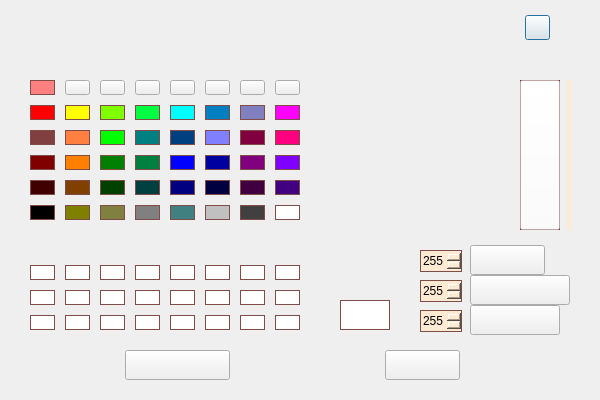
<?xml version="1.0" encoding="UTF-8"?>
<ui version="4.0">
 <class>ColorClass</class>
 <widget class="QDialog" name="ColorClass">
  <property name="geometry">
   <rect>
    <x>0</x>
    <y>0</y>
    <width>600</width>
    <height>400</height>
   </rect>
  </property>
  <property name="windowTitle">
   <string>颜色设置</string>
  </property>
  <property name="windowIcon">
   <iconset resource="Notepad.qrc">
    <normaloff>:/icon/mainicon/picture_notepad/icon/icon_main_mainwindow.png</normaloff>:/icon/mainicon/picture_notepad/icon/icon_main_mainwindow.png</iconset>
  </property>
  <property name="windowOpacity">
   <double>5.000000000000000</double>
  </property>
  <property name="sizeGripEnabled">
   <bool>false</bool>
  </property>
  <widget class="QPushButton" name="pushButton_close_window">
   <property name="geometry">
    <rect>
     <x>525</x>
     <y>15</y>
     <width>25</width>
     <height>25</height>
    </rect>
   </property>
   <property name="styleSheet">
    <string notr="true">border-image: url(:/icon/manage/picture_notepad/icon/window_close.png);</string>
   </property>
   <property name="text">
    <string/>
   </property>
  </widget>
  <widget class="QLabel" name="label_1">
   <property name="geometry">
    <rect>
     <x>340</x>
     <y>300</y>
     <width>50</width>
     <height>30</height>
    </rect>
   </property>
   <property name="styleSheet">
    <string notr="true">QLabel
{
    background: rgb(255,255,255);
    border:1px solid rgb(128,76,71);
}</string>
   </property>
   <property name="text">
    <string/>
   </property>
  </widget>
  <widget class="QSpinBox" name="spinBox_1">
   <property name="geometry">
    <rect>
     <x>420</x>
     <y>250</y>
     <width>42</width>
     <height>22</height>
    </rect>
   </property>
   <property name="contextMenuPolicy">
    <enum>Qt::NoContextMenu</enum>
   </property>
   <property name="styleSheet">
    <string notr="true">/*按钮未按下*/
QSpinBox::up-button
{
    image: url(:/picture_notepad/spinbox/picture_notepad/spinbox_style/up_button.png);     
    background: #FDEAD3;
}
QSpinBox::down-button
{
    image: url(:/picture_notepad/spinbox/picture_notepad/spinbox_style/down_button.png); 
    background: #FDEAD3;
}
/*按钮按下*/
QSpinBox::up-button:pressed
{
    image: url(:/picture_notepad/spinbox/picture_notepad/spinbox_style/up_button.png);   
    background: #FDEAD3;     
}
QSpinBox::down-button:pressed
{
    image: url(:/picture_notepad/spinbox/picture_notepad/spinbox_style/down_button.png); 
    background: #FDEAD3;
}
/*总体设置*/
QSpinBox
{
    border: 1px solid #804C47;
    background: #FDEAD3;
}</string>
   </property>
   <property name="maximum">
    <number>255</number>
   </property>
   <property name="value">
    <number>255</number>
   </property>
  </widget>
  <widget class="QSpinBox" name="spinBox_2">
   <property name="geometry">
    <rect>
     <x>420</x>
     <y>280</y>
     <width>42</width>
     <height>22</height>
    </rect>
   </property>
   <property name="contextMenuPolicy">
    <enum>Qt::NoContextMenu</enum>
   </property>
   <property name="styleSheet">
    <string notr="true">/*按钮未按下*/
QSpinBox::up-button
{
    image: url(:/picture_notepad/spinbox/picture_notepad/spinbox_style/up_button.png);     
    background: #FDEAD3;
}
QSpinBox::down-button
{
    image: url(:/picture_notepad/spinbox/picture_notepad/spinbox_style/down_button.png); 
    background: #FDEAD3;
}
/*按钮按下*/
QSpinBox::up-button:pressed
{
    image: url(:/picture_notepad/spinbox/picture_notepad/spinbox_style/up_button.png);   
    background: #FDEAD3;     
}
QSpinBox::down-button:pressed
{
    image: url(:/picture_notepad/spinbox/picture_notepad/spinbox_style/down_button.png); 
    background: #FDEAD3;
}
/*总体设置*/
QSpinBox
{
    border: 1px solid #804C47;
    background: #FDEAD3;
}</string>
   </property>
   <property name="maximum">
    <number>255</number>
   </property>
   <property name="value">
    <number>255</number>
   </property>
  </widget>
  <widget class="QSpinBox" name="spinBox_3">
   <property name="geometry">
    <rect>
     <x>420</x>
     <y>310</y>
     <width>42</width>
     <height>22</height>
    </rect>
   </property>
   <property name="contextMenuPolicy">
    <enum>Qt::NoContextMenu</enum>
   </property>
   <property name="styleSheet">
    <string notr="true">/*按钮未按下*/
QSpinBox::up-button
{
    image: url(:/picture_notepad/spinbox/picture_notepad/spinbox_style/up_button.png);     
    background: #FDEAD3;
}
QSpinBox::down-button
{
    image: url(:/picture_notepad/spinbox/picture_notepad/spinbox_style/down_button.png); 
    background: #FDEAD3;
}
/*按钮按下*/
QSpinBox::up-button:pressed
{
    image: url(:/picture_notepad/spinbox/picture_notepad/spinbox_style/up_button.png);   
    background: #FDEAD3;     
}
QSpinBox::down-button:pressed
{
    image: url(:/picture_notepad/spinbox/picture_notepad/spinbox_style/down_button.png); 
    background: #FDEAD3;
}
/*总体设置*/
QSpinBox
{
    border: 1px solid #804C47;
    background: #FDEAD3;
}</string>
   </property>
   <property name="maximum">
    <number>255</number>
   </property>
   <property name="value">
    <number>255</number>
   </property>
  </widget>
  <widget class="QLabel" name="label_2">
   <property name="geometry">
    <rect>
     <x>340</x>
     <y>80</y>
     <width>150</width>
     <height>150</height>
    </rect>
   </property>
   <property name="styleSheet">
    <string notr="true"/>
   </property>
   <property name="text">
    <string/>
   </property>
   <property name="pixmap">
    <pixmap resource="Notepad.qrc">:/picture_notepad/color/picture_notepad/color_style/right_style.png</pixmap>
   </property>
   <property name="margin">
    <number>0</number>
   </property>
  </widget>
  <widget class="QLabel" name="label_3">
   <property name="geometry">
    <rect>
     <x>520</x>
     <y>80</y>
     <width>40</width>
     <height>150</height>
    </rect>
   </property>
   <property name="styleSheet">
    <string notr="true">QLabel
{
    background: rgb(255,255,255,0);
    border:2px solid rgb(128,76,71);
}</string>
   </property>
   <property name="text">
    <string/>
   </property>
  </widget>
  <widget class="QPushButton" name="pushButton_accept">
   <property name="geometry">
    <rect>
     <x>125</x>
     <y>350</y>
     <width>105</width>
     <height>30</height>
    </rect>
   </property>
   <property name="styleSheet">
    <string notr="true">border-image: url(:/picture_notepad/dialogicon/picture_notepad/icon/dialog_color_accept_normal.png);
border-image: url(:/picture_notepad/dialogicon/picture_notepad/icon/dialog_color_accept_pressed.png);</string>
   </property>
   <property name="text">
    <string/>
   </property>
  </widget>
  <widget class="QPushButton" name="pushButton_exit">
   <property name="geometry">
    <rect>
     <x>385</x>
     <y>350</y>
     <width>75</width>
     <height>30</height>
    </rect>
   </property>
   <property name="styleSheet">
    <string notr="true">border-image: url(:/picture_notepad/dialogicon/picture_notepad/icon/dialog_color_exit_normal.png);
border-image: url(:/picture_notepad/dialogicon/picture_notepad/icon/dialog_color_exit_pressed.png);</string>
   </property>
   <property name="text">
    <string/>
   </property>
  </widget>
  <widget class="QPushButton" name="pushButton_remove">
   <property name="geometry">
    <rect>
     <x>470</x>
     <y>275</y>
     <width>100</width>
     <height>30</height>
    </rect>
   </property>
   <property name="styleSheet">
    <string notr="true">border-image: url(:/picture_notepad/dialogicon/picture_notepad/icon/dialog_color_remove_normal.png);
border-image: url(:/picture_notepad/dialogicon/picture_notepad/icon/dialog_color_remove_pressed.png);</string>
   </property>
   <property name="text">
    <string/>
   </property>
  </widget>
  <widget class="QPushButton" name="pushButton_add">
   <property name="geometry">
    <rect>
     <x>470</x>
     <y>245</y>
     <width>75</width>
     <height>30</height>
    </rect>
   </property>
   <property name="maximumSize">
    <size>
     <width>16777215</width>
     <height>16777215</height>
    </size>
   </property>
   <property name="styleSheet">
    <string notr="true">border-image: url(:/picture_notepad/dialogicon/picture_notepad/icon/dialog_color_add_normal.png);
border-image: url(:/picture_notepad/dialogicon/picture_notepad/icon/dialog_color_add_pressed.png);</string>
   </property>
   <property name="text">
    <string/>
   </property>
  </widget>
  <widget class="QPushButton" name="pushButton_color_1">
   <property name="geometry">
    <rect>
     <x>30</x>
     <y>80</y>
     <width>25</width>
     <height>15</height>
    </rect>
   </property>
   <property name="styleSheet">
    <string notr="true">QPushButton
{
    background: rgb(255,128,128);
    border:1px solid rgb(128,76,71);
}</string>
   </property>
   <property name="text">
    <string/>
   </property>
  </widget>
  <widget class="QPushButton" name="pushButton_color_2">
   <property name="geometry">
    <rect>
     <x>65</x>
     <y>80</y>
     <width>25</width>
     <height>15</height>
    </rect>
   </property>
   <property name="styleSheet">
    <string notr="true">QPushButton
{
    background: rgb(255,255,128);
    border:1px solid rgb(128,76,71);
}pushButton_color_1</string>
   </property>
   <property name="text">
    <string/>
   </property>
  </widget>
  <widget class="QPushButton" name="pushButton_color_3">
   <property name="enabled">
    <bool>true</bool>
   </property>
   <property name="geometry">
    <rect>
     <x>100</x>
     <y>80</y>
     <width>25</width>
     <height>15</height>
    </rect>
   </property>
   <property name="styleSheet">
    <string notr="true">QPushButton
{
    background: rgb(128,255,128);
    border:1px solid rgb(128,76,71);
}pushButton_color_1</string>
   </property>
   <property name="text">
    <string/>
   </property>
  </widget>
  <widget class="QPushButton" name="pushButton_color_4">
   <property name="enabled">
    <bool>true</bool>
   </property>
   <property name="geometry">
    <rect>
     <x>135</x>
     <y>80</y>
     <width>25</width>
     <height>15</height>
    </rect>
   </property>
   <property name="styleSheet">
    <string notr="true">QPushButton
{
    background: rgb(0,255,128);
    border:1px solid rgb(128,76,71);
}pushButton_color_1</string>
   </property>
   <property name="text">
    <string/>
   </property>
  </widget>
  <widget class="QPushButton" name="pushButton_color_5">
   <property name="enabled">
    <bool>true</bool>
   </property>
   <property name="geometry">
    <rect>
     <x>170</x>
     <y>80</y>
     <width>25</width>
     <height>15</height>
    </rect>
   </property>
   <property name="styleSheet">
    <string notr="true">QPushButton
{
    background: rgb(128,255,255);
    border:1px solid rgb(128,76,71);
}pushButton_color_1</string>
   </property>
   <property name="text">
    <string/>
   </property>
  </widget>
  <widget class="QPushButton" name="pushButton_color_6">
   <property name="enabled">
    <bool>true</bool>
   </property>
   <property name="geometry">
    <rect>
     <x>205</x>
     <y>80</y>
     <width>25</width>
     <height>15</height>
    </rect>
   </property>
   <property name="styleSheet">
    <string notr="true">QPushButton
{
    background: rgb(0,128,255);
    border:1px solid rgb(128,76,71);
}pushButton_color_1</string>
   </property>
   <property name="text">
    <string/>
   </property>
  </widget>
  <widget class="QPushButton" name="pushButton_color_7">
   <property name="enabled">
    <bool>true</bool>
   </property>
   <property name="geometry">
    <rect>
     <x>240</x>
     <y>80</y>
     <width>25</width>
     <height>15</height>
    </rect>
   </property>
   <property name="styleSheet">
    <string notr="true">QPushButton
{
    background: rgb(255,128,192);
    border:1px solid rgb(128,76,71);
}pushButton_color_1</string>
   </property>
   <property name="text">
    <string/>
   </property>
  </widget>
  <widget class="QPushButton" name="pushButton_color_8">
   <property name="enabled">
    <bool>true</bool>
   </property>
   <property name="geometry">
    <rect>
     <x>275</x>
     <y>80</y>
     <width>25</width>
     <height>15</height>
    </rect>
   </property>
   <property name="styleSheet">
    <string notr="true">QPushButton
{
    background: rgb(255,128,255);
    border:1px solid rgb(128,76,71);
}pushButton_color_1</string>
   </property>
   <property name="text">
    <string/>
   </property>
  </widget>
  <widget class="QPushButton" name="pushButton_color_9">
   <property name="geometry">
    <rect>
     <x>30</x>
     <y>105</y>
     <width>25</width>
     <height>15</height>
    </rect>
   </property>
   <property name="styleSheet">
    <string notr="true">QPushButton
{
    background: rgb(255,0,0);
    border:1px solid rgb(128,76,71);
}</string>
   </property>
   <property name="text">
    <string/>
   </property>
  </widget>
  <widget class="QPushButton" name="pushButton_color_10">
   <property name="geometry">
    <rect>
     <x>65</x>
     <y>105</y>
     <width>25</width>
     <height>15</height>
    </rect>
   </property>
   <property name="styleSheet">
    <string notr="true">QPushButton
{
    background: rgb(255,255,0);
    border:1px solid rgb(128,76,71);
}</string>
   </property>
   <property name="text">
    <string/>
   </property>
  </widget>
  <widget class="QPushButton" name="pushButton_color_11">
   <property name="geometry">
    <rect>
     <x>100</x>
     <y>105</y>
     <width>25</width>
     <height>15</height>
    </rect>
   </property>
   <property name="styleSheet">
    <string notr="true">QPushButton
{
    background: rgb(128,255,0);
    border:1px solid rgb(128,76,71);
}</string>
   </property>
   <property name="text">
    <string/>
   </property>
  </widget>
  <widget class="QPushButton" name="pushButton_color_12">
   <property name="geometry">
    <rect>
     <x>135</x>
     <y>105</y>
     <width>25</width>
     <height>15</height>
    </rect>
   </property>
   <property name="styleSheet">
    <string notr="true">QPushButton
{
    background: rgb(0,255,64);
    border:1px solid rgb(128,76,71);
}</string>
   </property>
   <property name="text">
    <string/>
   </property>
  </widget>
  <widget class="QPushButton" name="pushButton_color_13">
   <property name="geometry">
    <rect>
     <x>170</x>
     <y>105</y>
     <width>25</width>
     <height>15</height>
    </rect>
   </property>
   <property name="styleSheet">
    <string notr="true">QPushButton
{
    background: rgb(0,255,255);
    border:1px solid rgb(128,76,71);
}</string>
   </property>
   <property name="text">
    <string/>
   </property>
  </widget>
  <widget class="QPushButton" name="pushButton_color_14">
   <property name="geometry">
    <rect>
     <x>205</x>
     <y>105</y>
     <width>25</width>
     <height>15</height>
    </rect>
   </property>
   <property name="styleSheet">
    <string notr="true">QPushButton
{
    background: rgb(0,128,192);
    border:1px solid rgb(128,76,71);
}</string>
   </property>
   <property name="text">
    <string/>
   </property>
  </widget>
  <widget class="QPushButton" name="pushButton_color_15">
   <property name="geometry">
    <rect>
     <x>240</x>
     <y>105</y>
     <width>25</width>
     <height>15</height>
    </rect>
   </property>
   <property name="styleSheet">
    <string notr="true">QPushButton
{
    background: rgb(128,128,192);
    border:1px solid rgb(128,76,71);
}</string>
   </property>
   <property name="text">
    <string/>
   </property>
  </widget>
  <widget class="QPushButton" name="pushButton_color_16">
   <property name="geometry">
    <rect>
     <x>275</x>
     <y>105</y>
     <width>25</width>
     <height>15</height>
    </rect>
   </property>
   <property name="styleSheet">
    <string notr="true">QPushButton
{
    background: rgb(255,0,255);
    border:1px solid rgb(128,76,71);
}</string>
   </property>
   <property name="text">
    <string/>
   </property>
  </widget>
  <widget class="QPushButton" name="pushButton_color_17">
   <property name="geometry">
    <rect>
     <x>30</x>
     <y>130</y>
     <width>25</width>
     <height>15</height>
    </rect>
   </property>
   <property name="styleSheet">
    <string notr="true">QPushButton
{
    background: rgb(128,64,64);
    border:1px solid rgb(128,76,71);
}</string>
   </property>
   <property name="text">
    <string/>
   </property>
  </widget>
  <widget class="QPushButton" name="pushButton_color_18">
   <property name="geometry">
    <rect>
     <x>65</x>
     <y>130</y>
     <width>25</width>
     <height>15</height>
    </rect>
   </property>
   <property name="styleSheet">
    <string notr="true">QPushButton
{
    background: rgb(255,128,64);
    border:1px solid rgb(128,76,71);
}</string>
   </property>
   <property name="text">
    <string/>
   </property>
  </widget>
  <widget class="QPushButton" name="pushButton_color_19">
   <property name="geometry">
    <rect>
     <x>100</x>
     <y>130</y>
     <width>25</width>
     <height>15</height>
    </rect>
   </property>
   <property name="styleSheet">
    <string notr="true">QPushButton
{
    background: rgb(0,255,0);
    border:1px solid rgb(128,76,71);
}</string>
   </property>
   <property name="text">
    <string/>
   </property>
  </widget>
  <widget class="QPushButton" name="pushButton_color_20">
   <property name="geometry">
    <rect>
     <x>135</x>
     <y>130</y>
     <width>25</width>
     <height>15</height>
    </rect>
   </property>
   <property name="styleSheet">
    <string notr="true">QPushButton
{
    background: rgb(0,128,128);
    border:1px solid rgb(128,76,71);
}</string>
   </property>
   <property name="text">
    <string/>
   </property>
  </widget>
  <widget class="QPushButton" name="pushButton_color_21">
   <property name="geometry">
    <rect>
     <x>170</x>
     <y>130</y>
     <width>25</width>
     <height>15</height>
    </rect>
   </property>
   <property name="styleSheet">
    <string notr="true">QPushButton
{
    background: rgb(0,64,128);
    border:1px solid rgb(128,76,71);
}</string>
   </property>
   <property name="text">
    <string/>
   </property>
  </widget>
  <widget class="QPushButton" name="pushButton_color_22">
   <property name="geometry">
    <rect>
     <x>205</x>
     <y>130</y>
     <width>25</width>
     <height>15</height>
    </rect>
   </property>
   <property name="styleSheet">
    <string notr="true">QPushButton
{
    background: rgb(128,128,255);
    border:1px solid rgb(128,76,71);
}</string>
   </property>
   <property name="text">
    <string/>
   </property>
  </widget>
  <widget class="QPushButton" name="pushButton_color_23">
   <property name="geometry">
    <rect>
     <x>240</x>
     <y>130</y>
     <width>25</width>
     <height>15</height>
    </rect>
   </property>
   <property name="styleSheet">
    <string notr="true">QPushButton
{
    background: rgb(128,0,64);
    border:1px solid rgb(128,76,71);
}</string>
   </property>
   <property name="text">
    <string/>
   </property>
  </widget>
  <widget class="QPushButton" name="pushButton_color_24">
   <property name="geometry">
    <rect>
     <x>275</x>
     <y>130</y>
     <width>25</width>
     <height>15</height>
    </rect>
   </property>
   <property name="styleSheet">
    <string notr="true">QPushButton
{
    background: rgb(255,0,128);
    border:1px solid rgb(128,76,71);
}</string>
   </property>
   <property name="text">
    <string/>
   </property>
  </widget>
  <widget class="QPushButton" name="pushButton_color_25">
   <property name="geometry">
    <rect>
     <x>30</x>
     <y>155</y>
     <width>25</width>
     <height>15</height>
    </rect>
   </property>
   <property name="styleSheet">
    <string notr="true">QPushButton
{
    background: rgb(128,0,0);
    border:1px solid rgb(128,76,71);
}</string>
   </property>
   <property name="text">
    <string/>
   </property>
  </widget>
  <widget class="QPushButton" name="pushButton_color_26">
   <property name="geometry">
    <rect>
     <x>65</x>
     <y>155</y>
     <width>25</width>
     <height>15</height>
    </rect>
   </property>
   <property name="styleSheet">
    <string notr="true">QPushButton
{
    background: rgb(255,128,0);
    border:1px solid rgb(128,76,71);
}</string>
   </property>
   <property name="text">
    <string/>
   </property>
  </widget>
  <widget class="QPushButton" name="pushButton_color_27">
   <property name="geometry">
    <rect>
     <x>100</x>
     <y>155</y>
     <width>25</width>
     <height>15</height>
    </rect>
   </property>
   <property name="styleSheet">
    <string notr="true">QPushButton
{
    background: rgb(0,128,0);
    border:1px solid rgb(128,76,71);
}</string>
   </property>
   <property name="text">
    <string/>
   </property>
  </widget>
  <widget class="QPushButton" name="pushButton_color_28">
   <property name="geometry">
    <rect>
     <x>135</x>
     <y>155</y>
     <width>25</width>
     <height>15</height>
    </rect>
   </property>
   <property name="styleSheet">
    <string notr="true">QPushButton
{
    background: rgb(0,128,64);
    border:1px solid rgb(128,76,71);
}</string>
   </property>
   <property name="text">
    <string/>
   </property>
  </widget>
  <widget class="QPushButton" name="pushButton_color_29">
   <property name="geometry">
    <rect>
     <x>170</x>
     <y>155</y>
     <width>25</width>
     <height>15</height>
    </rect>
   </property>
   <property name="styleSheet">
    <string notr="true">QPushButton
{
    background: rgb(0,0,255);
    border:1px solid rgb(128,76,71);
}</string>
   </property>
   <property name="text">
    <string/>
   </property>
  </widget>
  <widget class="QPushButton" name="pushButton_color_30">
   <property name="geometry">
    <rect>
     <x>205</x>
     <y>155</y>
     <width>25</width>
     <height>15</height>
    </rect>
   </property>
   <property name="styleSheet">
    <string notr="true">QPushButton
{
    background: rgb(0,0,160);
    border:1px solid rgb(128,76,71);
}</string>
   </property>
   <property name="text">
    <string/>
   </property>
  </widget>
  <widget class="QPushButton" name="pushButton_color_31">
   <property name="geometry">
    <rect>
     <x>240</x>
     <y>155</y>
     <width>25</width>
     <height>15</height>
    </rect>
   </property>
   <property name="styleSheet">
    <string notr="true">QPushButton
{
    background: rgb(128,0,128);
    border:1px solid rgb(128,76,71);
}</string>
   </property>
   <property name="text">
    <string/>
   </property>
  </widget>
  <widget class="QPushButton" name="pushButton_color_32">
   <property name="geometry">
    <rect>
     <x>275</x>
     <y>155</y>
     <width>25</width>
     <height>15</height>
    </rect>
   </property>
   <property name="styleSheet">
    <string notr="true">QPushButton
{
    background: rgb(128,0,255);
    border:1px solid rgb(128,76,71);
}</string>
   </property>
   <property name="text">
    <string/>
   </property>
  </widget>
  <widget class="QPushButton" name="pushButton_color_33">
   <property name="geometry">
    <rect>
     <x>30</x>
     <y>180</y>
     <width>25</width>
     <height>15</height>
    </rect>
   </property>
   <property name="styleSheet">
    <string notr="true">QPushButton
{
    background: rgb(64,0,0);
    border:1px solid rgb(128,76,71);
}</string>
   </property>
   <property name="text">
    <string/>
   </property>
  </widget>
  <widget class="QPushButton" name="pushButton_color_34">
   <property name="geometry">
    <rect>
     <x>65</x>
     <y>180</y>
     <width>25</width>
     <height>15</height>
    </rect>
   </property>
   <property name="styleSheet">
    <string notr="true">QPushButton
{
    background: rgb(128,64,0);
    border:1px solid rgb(128,76,71);
}</string>
   </property>
   <property name="text">
    <string/>
   </property>
  </widget>
  <widget class="QPushButton" name="pushButton_color_35">
   <property name="geometry">
    <rect>
     <x>100</x>
     <y>180</y>
     <width>25</width>
     <height>15</height>
    </rect>
   </property>
   <property name="styleSheet">
    <string notr="true">QPushButton
{
    background: rgb(0,64,0);
    border:1px solid rgb(128,76,71);
}</string>
   </property>
   <property name="text">
    <string/>
   </property>
  </widget>
  <widget class="QPushButton" name="pushButton_color_36">
   <property name="geometry">
    <rect>
     <x>135</x>
     <y>180</y>
     <width>25</width>
     <height>15</height>
    </rect>
   </property>
   <property name="styleSheet">
    <string notr="true">QPushButton
{
    background: rgb(0,64,64);
    border:1px solid rgb(128,76,71);
}</string>
   </property>
   <property name="text">
    <string/>
   </property>
  </widget>
  <widget class="QPushButton" name="pushButton_color_37">
   <property name="geometry">
    <rect>
     <x>170</x>
     <y>180</y>
     <width>25</width>
     <height>15</height>
    </rect>
   </property>
   <property name="styleSheet">
    <string notr="true">QPushButton
{
    background: rgb(0,0,128);
    border:1px solid rgb(128,76,71);
}</string>
   </property>
   <property name="text">
    <string/>
   </property>
  </widget>
  <widget class="QPushButton" name="pushButton_color_38">
   <property name="geometry">
    <rect>
     <x>205</x>
     <y>180</y>
     <width>25</width>
     <height>15</height>
    </rect>
   </property>
   <property name="styleSheet">
    <string notr="true">QPushButton
{
    background: rgb(0,0,64);
    border:1px solid rgb(128,76,71);
}</string>
   </property>
   <property name="text">
    <string/>
   </property>
  </widget>
  <widget class="QPushButton" name="pushButton_color_39">
   <property name="geometry">
    <rect>
     <x>240</x>
     <y>180</y>
     <width>25</width>
     <height>15</height>
    </rect>
   </property>
   <property name="styleSheet">
    <string notr="true">QPushButton
{
    background: rgb(64,0,64);
    border:1px solid rgb(128,76,71);
}</string>
   </property>
   <property name="text">
    <string/>
   </property>
  </widget>
  <widget class="QPushButton" name="pushButton_color_40">
   <property name="geometry">
    <rect>
     <x>275</x>
     <y>180</y>
     <width>25</width>
     <height>15</height>
    </rect>
   </property>
   <property name="styleSheet">
    <string notr="true">QPushButton
{
    background: rgb(64,0,128);
    border:1px solid rgb(128,76,71);
}</string>
   </property>
   <property name="text">
    <string/>
   </property>
  </widget>
  <widget class="QPushButton" name="pushButton_color_41">
   <property name="geometry">
    <rect>
     <x>30</x>
     <y>205</y>
     <width>25</width>
     <height>15</height>
    </rect>
   </property>
   <property name="styleSheet">
    <string notr="true">QPushButton
{
    background: rgb(0,0,0);
    border:1px solid rgb(128,76,71);
}</string>
   </property>
   <property name="text">
    <string/>
   </property>
  </widget>
  <widget class="QPushButton" name="pushButton_color_42">
   <property name="geometry">
    <rect>
     <x>65</x>
     <y>205</y>
     <width>25</width>
     <height>15</height>
    </rect>
   </property>
   <property name="styleSheet">
    <string notr="true">QPushButton
{
    background: rgb(128,128,0);
    border:1px solid rgb(128,76,71);
}</string>
   </property>
   <property name="text">
    <string/>
   </property>
  </widget>
  <widget class="QPushButton" name="pushButton_color_43">
   <property name="geometry">
    <rect>
     <x>100</x>
     <y>205</y>
     <width>25</width>
     <height>15</height>
    </rect>
   </property>
   <property name="styleSheet">
    <string notr="true">QPushButton
{
    background: rgb(128,128,64);
    border:1px solid rgb(128,76,71);
}</string>
   </property>
   <property name="text">
    <string/>
   </property>
  </widget>
  <widget class="QPushButton" name="pushButton_color_44">
   <property name="geometry">
    <rect>
     <x>135</x>
     <y>205</y>
     <width>25</width>
     <height>15</height>
    </rect>
   </property>
   <property name="styleSheet">
    <string notr="true">QPushButton
{
    background: rgb(128,128,128);
    border:1px solid rgb(128,76,71);
}</string>
   </property>
   <property name="text">
    <string/>
   </property>
  </widget>
  <widget class="QPushButton" name="pushButton_color_45">
   <property name="geometry">
    <rect>
     <x>170</x>
     <y>205</y>
     <width>25</width>
     <height>15</height>
    </rect>
   </property>
   <property name="styleSheet">
    <string notr="true">QPushButton
{
    background: rgb(64,128,128);
    border:1px solid rgb(128,76,71);
}</string>
   </property>
   <property name="text">
    <string/>
   </property>
  </widget>
  <widget class="QPushButton" name="pushButton_color_46">
   <property name="geometry">
    <rect>
     <x>205</x>
     <y>205</y>
     <width>25</width>
     <height>15</height>
    </rect>
   </property>
   <property name="styleSheet">
    <string notr="true">QPushButton
{
    background: rgb(192,192,192);
    border:1px solid rgb(128,76,71);
}</string>
   </property>
   <property name="text">
    <string/>
   </property>
  </widget>
  <widget class="QPushButton" name="pushButton_color_47">
   <property name="geometry">
    <rect>
     <x>240</x>
     <y>205</y>
     <width>25</width>
     <height>15</height>
    </rect>
   </property>
   <property name="styleSheet">
    <string notr="true">QPushButton
{
    background: rgb(64,64,64);
    border:1px solid rgb(128,76,71);
}</string>
   </property>
   <property name="text">
    <string/>
   </property>
  </widget>
  <widget class="QPushButton" name="pushButton_color_48">
   <property name="geometry">
    <rect>
     <x>275</x>
     <y>205</y>
     <width>25</width>
     <height>15</height>
    </rect>
   </property>
   <property name="styleSheet">
    <string notr="true">QPushButton
{
    background: rgb(255,255,255);
    border:1px solid rgb(128,76,71);
}</string>
   </property>
   <property name="text">
    <string/>
   </property>
  </widget>
  <widget class="QPushButton" name="pushButton_self_1">
   <property name="geometry">
    <rect>
     <x>30</x>
     <y>265</y>
     <width>25</width>
     <height>15</height>
    </rect>
   </property>
   <property name="styleSheet">
    <string notr="true">QPushButton
{
    background: rgb(255,255,255);
    border:1px solid rgb(128,76,71);
}</string>
   </property>
   <property name="text">
    <string/>
   </property>
  </widget>
  <widget class="QPushButton" name="pushButton_self_2">
   <property name="geometry">
    <rect>
     <x>65</x>
     <y>265</y>
     <width>25</width>
     <height>15</height>
    </rect>
   </property>
   <property name="styleSheet">
    <string notr="true">QPushButton
{
    background: rgb(255,255,255);
    border:1px solid rgb(128,76,71);
}</string>
   </property>
   <property name="text">
    <string/>
   </property>
  </widget>
  <widget class="QPushButton" name="pushButton_self_3">
   <property name="enabled">
    <bool>true</bool>
   </property>
   <property name="geometry">
    <rect>
     <x>100</x>
     <y>265</y>
     <width>25</width>
     <height>15</height>
    </rect>
   </property>
   <property name="styleSheet">
    <string notr="true">QPushButton
{
    background: rgb(255,255,255);
    border:1px solid rgb(128,76,71);
}</string>
   </property>
   <property name="text">
    <string/>
   </property>
  </widget>
  <widget class="QPushButton" name="pushButton_self_4">
   <property name="enabled">
    <bool>true</bool>
   </property>
   <property name="geometry">
    <rect>
     <x>135</x>
     <y>265</y>
     <width>25</width>
     <height>15</height>
    </rect>
   </property>
   <property name="styleSheet">
    <string notr="true">QPushButton
{
    background: rgb(255,255,255);
    border:1px solid rgb(128,76,71);
}</string>
   </property>
   <property name="text">
    <string/>
   </property>
  </widget>
  <widget class="QPushButton" name="pushButton_self_5">
   <property name="enabled">
    <bool>true</bool>
   </property>
   <property name="geometry">
    <rect>
     <x>170</x>
     <y>265</y>
     <width>25</width>
     <height>15</height>
    </rect>
   </property>
   <property name="styleSheet">
    <string notr="true">QPushButton
{
    background: rgb(255,255,255);
    border:1px solid rgb(128,76,71);
}</string>
   </property>
   <property name="text">
    <string/>
   </property>
  </widget>
  <widget class="QPushButton" name="pushButton_self_6">
   <property name="enabled">
    <bool>true</bool>
   </property>
   <property name="geometry">
    <rect>
     <x>205</x>
     <y>265</y>
     <width>25</width>
     <height>15</height>
    </rect>
   </property>
   <property name="styleSheet">
    <string notr="true">QPushButton
{
    background: rgb(255,255,255);
    border:1px solid rgb(128,76,71);
}</string>
   </property>
   <property name="text">
    <string/>
   </property>
  </widget>
  <widget class="QPushButton" name="pushButton_self_7">
   <property name="enabled">
    <bool>true</bool>
   </property>
   <property name="geometry">
    <rect>
     <x>240</x>
     <y>265</y>
     <width>25</width>
     <height>15</height>
    </rect>
   </property>
   <property name="styleSheet">
    <string notr="true">QPushButton
{
    background: rgb(255,255,255);
    border:1px solid rgb(128,76,71);
}</string>
   </property>
   <property name="text">
    <string/>
   </property>
  </widget>
  <widget class="QPushButton" name="pushButton_self_8">
   <property name="enabled">
    <bool>true</bool>
   </property>
   <property name="geometry">
    <rect>
     <x>275</x>
     <y>265</y>
     <width>25</width>
     <height>15</height>
    </rect>
   </property>
   <property name="styleSheet">
    <string notr="true">QPushButton
{
    background: rgb(255,255,255);
    border:1px solid rgb(128,76,71);
}</string>
   </property>
   <property name="text">
    <string/>
   </property>
  </widget>
  <widget class="QPushButton" name="pushButton_self_9">
   <property name="geometry">
    <rect>
     <x>30</x>
     <y>290</y>
     <width>25</width>
     <height>15</height>
    </rect>
   </property>
   <property name="styleSheet">
    <string notr="true">QPushButton
{
    background: rgb(255,255,255);
    border:1px solid rgb(128,76,71);
}</string>
   </property>
   <property name="text">
    <string/>
   </property>
  </widget>
  <widget class="QPushButton" name="pushButton_self_10">
   <property name="geometry">
    <rect>
     <x>65</x>
     <y>290</y>
     <width>25</width>
     <height>15</height>
    </rect>
   </property>
   <property name="styleSheet">
    <string notr="true">QPushButton
{
    background: rgb(255,255,255);
    border:1px solid rgb(128,76,71);
}</string>
   </property>
   <property name="text">
    <string/>
   </property>
  </widget>
  <widget class="QPushButton" name="pushButton_self_11">
   <property name="geometry">
    <rect>
     <x>100</x>
     <y>290</y>
     <width>25</width>
     <height>15</height>
    </rect>
   </property>
   <property name="styleSheet">
    <string notr="true">QPushButton
{
    background: rgb(255,255,255);
    border:1px solid rgb(128,76,71);
}</string>
   </property>
   <property name="text">
    <string/>
   </property>
  </widget>
  <widget class="QPushButton" name="pushButton_self_12">
   <property name="geometry">
    <rect>
     <x>135</x>
     <y>290</y>
     <width>25</width>
     <height>15</height>
    </rect>
   </property>
   <property name="styleSheet">
    <string notr="true">QPushButton
{
    background: rgb(255,255,255);
    border:1px solid rgb(128,76,71);
}</string>
   </property>
   <property name="text">
    <string/>
   </property>
  </widget>
  <widget class="QPushButton" name="pushButton_self_13">
   <property name="geometry">
    <rect>
     <x>170</x>
     <y>290</y>
     <width>25</width>
     <height>15</height>
    </rect>
   </property>
   <property name="styleSheet">
    <string notr="true">QPushButton
{
    background: rgb(255,255,255);
    border:1px solid rgb(128,76,71);
}</string>
   </property>
   <property name="text">
    <string/>
   </property>
  </widget>
  <widget class="QPushButton" name="pushButton_self_14">
   <property name="geometry">
    <rect>
     <x>205</x>
     <y>290</y>
     <width>25</width>
     <height>15</height>
    </rect>
   </property>
   <property name="styleSheet">
    <string notr="true">QPushButton
{
    background: rgb(255,255,255);
    border:1px solid rgb(128,76,71);
}</string>
   </property>
   <property name="text">
    <string/>
   </property>
  </widget>
  <widget class="QPushButton" name="pushButton_self_15">
   <property name="geometry">
    <rect>
     <x>240</x>
     <y>290</y>
     <width>25</width>
     <height>15</height>
    </rect>
   </property>
   <property name="styleSheet">
    <string notr="true">QPushButton
{
    background: rgb(255,255,255);
    border:1px solid rgb(128,76,71);
}</string>
   </property>
   <property name="text">
    <string/>
   </property>
  </widget>
  <widget class="QPushButton" name="pushButton_self_16">
   <property name="geometry">
    <rect>
     <x>275</x>
     <y>290</y>
     <width>25</width>
     <height>15</height>
    </rect>
   </property>
   <property name="styleSheet">
    <string notr="true">QPushButton
{
    background: rgb(255,255,255);
    border:1px solid rgb(128,76,71);
}</string>
   </property>
   <property name="text">
    <string/>
   </property>
  </widget>
  <widget class="QPushButton" name="pushButton_self_17">
   <property name="geometry">
    <rect>
     <x>30</x>
     <y>315</y>
     <width>25</width>
     <height>15</height>
    </rect>
   </property>
   <property name="styleSheet">
    <string notr="true">QPushButton
{
    background: rgb(255,255,255);
    border:1px solid rgb(128,76,71);
}</string>
   </property>
   <property name="text">
    <string/>
   </property>
  </widget>
  <widget class="QPushButton" name="pushButton_self_18">
   <property name="geometry">
    <rect>
     <x>65</x>
     <y>315</y>
     <width>25</width>
     <height>15</height>
    </rect>
   </property>
   <property name="styleSheet">
    <string notr="true">QPushButton
{
    background: rgb(255,255,255);
    border:1px solid rgb(128,76,71);
}</string>
   </property>
   <property name="text">
    <string/>
   </property>
  </widget>
  <widget class="QPushButton" name="pushButton_self_19">
   <property name="geometry">
    <rect>
     <x>100</x>
     <y>315</y>
     <width>25</width>
     <height>15</height>
    </rect>
   </property>
   <property name="styleSheet">
    <string notr="true">QPushButton
{
    background: rgb(255,255,255);
    border:1px solid rgb(128,76,71);
}</string>
   </property>
   <property name="text">
    <string/>
   </property>
  </widget>
  <widget class="QPushButton" name="pushButton_self_20">
   <property name="geometry">
    <rect>
     <x>135</x>
     <y>315</y>
     <width>25</width>
     <height>15</height>
    </rect>
   </property>
   <property name="styleSheet">
    <string notr="true">QPushButton
{
    background: rgb(255,255,255);
    border:1px solid rgb(128,76,71);
}</string>
   </property>
   <property name="text">
    <string/>
   </property>
  </widget>
  <widget class="QPushButton" name="pushButton_self_21">
   <property name="geometry">
    <rect>
     <x>170</x>
     <y>315</y>
     <width>25</width>
     <height>15</height>
    </rect>
   </property>
   <property name="styleSheet">
    <string notr="true">QPushButton
{
    background: rgb(255,255,255);
    border:1px solid rgb(128,76,71);
}</string>
   </property>
   <property name="text">
    <string/>
   </property>
  </widget>
  <widget class="QPushButton" name="pushButton_self_22">
   <property name="geometry">
    <rect>
     <x>205</x>
     <y>315</y>
     <width>25</width>
     <height>15</height>
    </rect>
   </property>
   <property name="styleSheet">
    <string notr="true">QPushButton
{
    background: rgb(255,255,255);
    border:1px solid rgb(128,76,71);
}</string>
   </property>
   <property name="text">
    <string/>
   </property>
  </widget>
  <widget class="QPushButton" name="pushButton_self_23">
   <property name="geometry">
    <rect>
     <x>240</x>
     <y>315</y>
     <width>25</width>
     <height>15</height>
    </rect>
   </property>
   <property name="styleSheet">
    <string notr="true">QPushButton
{
    background: rgb(255,255,255);
    border:1px solid rgb(128,76,71);
}</string>
   </property>
   <property name="text">
    <string/>
   </property>
  </widget>
  <widget class="QPushButton" name="pushButton_self_24">
   <property name="geometry">
    <rect>
     <x>275</x>
     <y>315</y>
     <width>25</width>
     <height>15</height>
    </rect>
   </property>
   <property name="styleSheet">
    <string notr="true">QPushButton
{
    background: rgb(255,255,255);
    border:1px solid rgb(128,76,71);
}</string>
   </property>
   <property name="text">
    <string/>
   </property>
  </widget>
  <widget class="QPushButton" name="pushButton_select">
   <property name="geometry">
    <rect>
     <x>470</x>
     <y>305</y>
     <width>90</width>
     <height>30</height>
    </rect>
   </property>
   <property name="styleSheet">
    <string notr="true">border-image: url(:/picture_notepad/dialogicon/picture_notepad/icon/dialog_color_select_normal.png);
border-image: url(:/picture_notepad/dialogicon/picture_notepad/icon/dialog_color_select_pressed.png);</string>
   </property>
   <property name="text">
    <string/>
   </property>
  </widget>
  <widget class="QSlider" name="verticalSlider">
   <property name="geometry">
    <rect>
     <x>560</x>
     <y>80</y>
     <width>19</width>
     <height>150</height>
    </rect>
   </property>
   <property name="contextMenuPolicy">
    <enum>Qt::NoContextMenu</enum>
   </property>
   <property name="layoutDirection">
    <enum>Qt::LeftToRight</enum>
   </property>
   <property name="autoFillBackground">
    <bool>false</bool>
   </property>
   <property name="styleSheet">
    <string notr="true">/*总体设置*/
QSlider
{
    border-color: #FDEAD3;
}
QSlider::groove:vertical
{  
    background: #FDEAD3;  
    width: 6px;  
    border-radius: 1px;  
    padding-left:-1px;  
    padding-right:-1px;  
    padding-top:-1px;  
    padding-bottom:-1px;  
} 
QSlider::sub-page:vertical
{  
    background: #FDEAD3;  
    border-radius: 2px;  
} 
QSlider::add-page:vertical
{  
    background: qlineargradient(x1:0, y1:0, x2:0, y2:1, stop:0 #439cf4, stop:1 #439cf4);  
    background: qlineargradient(x1: 0, y1: 0.2, x2: 1, y2: 1, stop: 0 #FDEAD3, stop: 1 #FDEAD3);  
    width: 10px;  
    border-radius: 2px;  
}
QSlider::handle:vertical   
{     
    border-image: url(:/picture_notepad/slider/picture_notepad/slider_style/handle.png);
    margin: 1px -7px 1px -7px; 
    height: 20px;
} </string>
   </property>
   <property name="minimum">
    <number>0</number>
   </property>
   <property name="maximum">
    <number>145</number>
   </property>
   <property name="singleStep">
    <number>1</number>
   </property>
   <property name="value">
    <number>73</number>
   </property>
   <property name="sliderPosition">
    <number>73</number>
   </property>
   <property name="orientation">
    <enum>Qt::Vertical</enum>
   </property>
   <property name="invertedAppearance">
    <bool>true</bool>
   </property>
   <property name="invertedControls">
    <bool>false</bool>
   </property>
  </widget>
  <widget class="QLabel" name="label_3_extra">
   <property name="geometry">
    <rect>
     <x>520</x>
     <y>80</y>
     <width>40</width>
     <height>150</height>
    </rect>
   </property>
   <property name="styleSheet">
    <string notr="true"/>
   </property>
   <property name="text">
    <string/>
   </property>
   <property name="pixmap">
    <pixmap resource="Notepad.qrc">:/picture_notepad/color/picture_notepad/color_style/right_style_extra.png</pixmap>
   </property>
  </widget>
  <widget class="QPushButton" name="pushButton_label_3_extra">
   <property name="enabled">
    <bool>false</bool>
   </property>
   <property name="geometry">
    <rect>
     <x>520</x>
     <y>80</y>
     <width>40</width>
     <height>150</height>
    </rect>
   </property>
   <property name="styleSheet">
    <string notr="true">QPushButton
{
    background: rgb(255,255,255,0);
}</string>
   </property>
   <property name="text">
    <string/>
   </property>
  </widget>
 </widget>
 <resources>
  <include location="Notepad.qrc"/>
 </resources>
 <connections/>
</ui>
